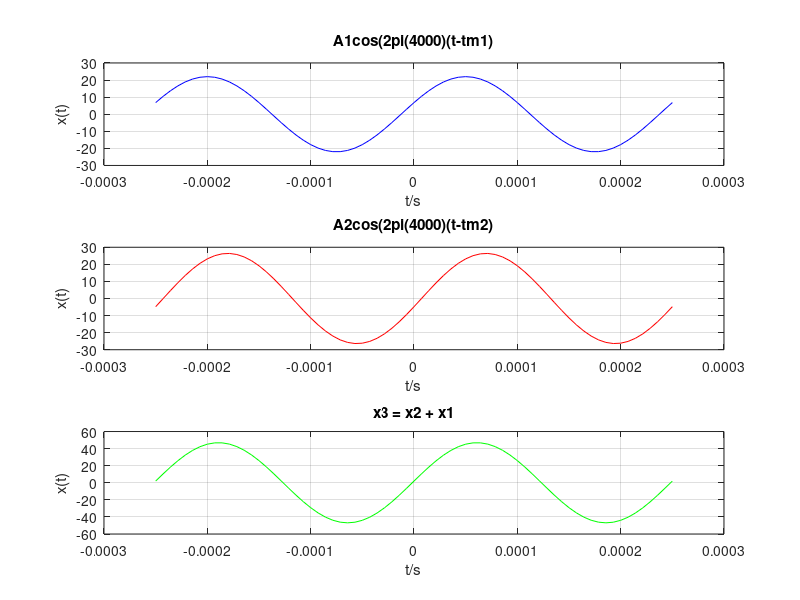

The MATLAB source for this figure:
A1 = 22;
M = 1;
D = 24;
T = 1/4000;
A2 = 1.2*A1;
tm1 = (37.2 / M)*T;
tm2 = -(41.3/D)*T;
t = -T:2*T/70:T;
x1 = A1*cos(8000*pi*(t-tm1));
x2 = A2*cos(8000*pi*(t-tm2));
x3 = x1 + x2;


%plot of A2cos(2pi(4000)(t-tm2);
subplot(3, 1, 1);
plot(t, x1, 'b-'), grid on;
xlabel('t/s'), ylabel('x(t)'), title('A1cos(2pi(4000)(t-tm1)');

%plot of x2
subplot(3,1,2);
plot(t, x2, 'r-'), grid on;
xlabel('t/s'), ylabel('x(t)'), title('A2cos(2pi(4000)(t-tm2)');

%plot of x3
subplot(3, 1, 3);
plot(t, x3, 'g-'), grid on;
xlabel('t/s'), ylabel('x(t)'), title('x3 = x2 + x1');



